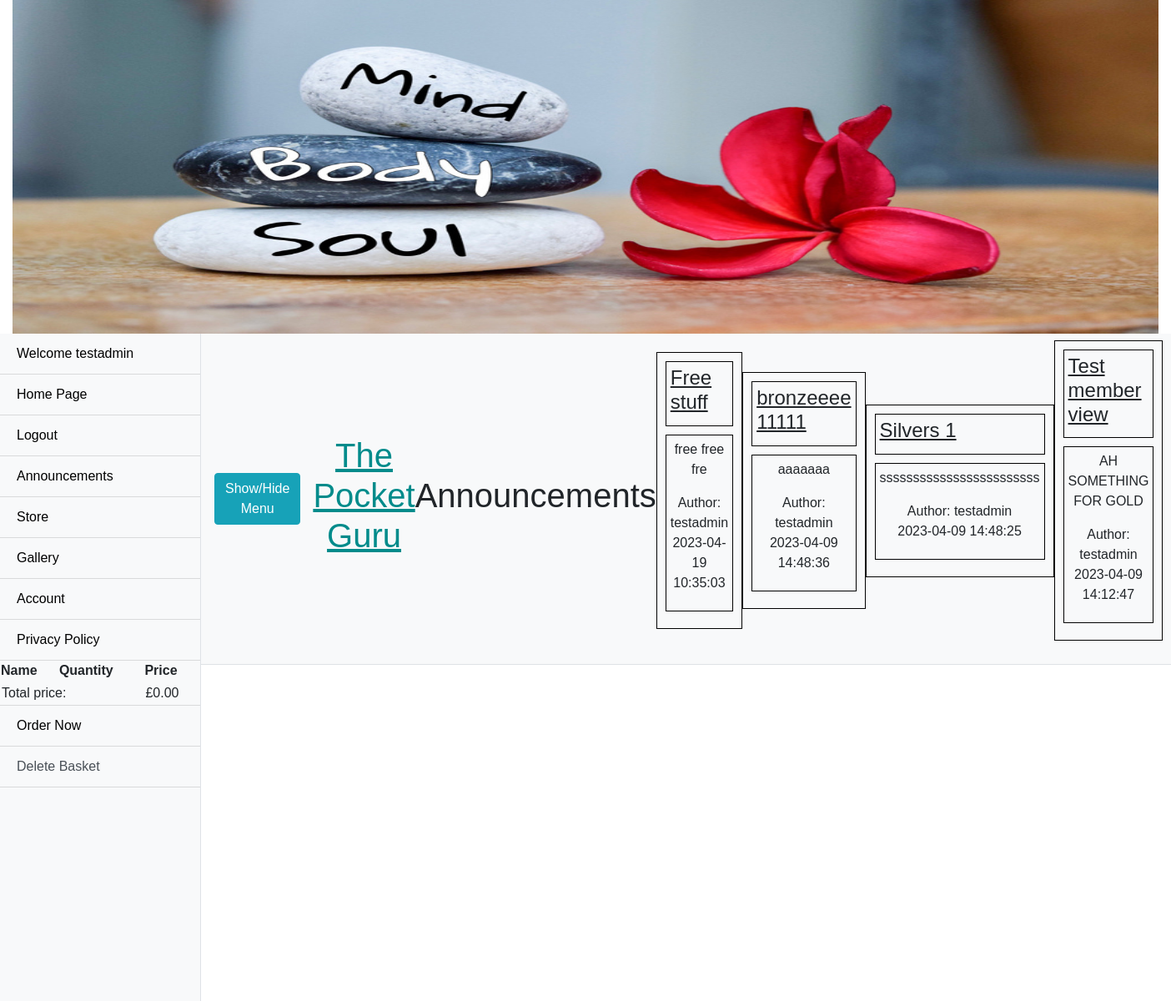
The app's page /announce.php (signed in) with its own data.
### tables this page shows
CREATE TABLE `posts` (
  `postId` int(11) UNSIGNED NOT NULL,
  `title` varchar(255) NOT NULL,
  `content` text NOT NULL,
  `created_at` timestamp NOT NULL DEFAULT CURRENT_TIMESTAMP,
  `userId` int(11) NOT NULL,
  `fileId` int(11) NOT NULL,
  `memberView` enum('free','bronze','silver','gold') NOT NULL
);

CREATE TABLE `users` (
  `userId` int(11) NOT NULL,
  `username` varchar(200) NOT NULL,
  `password` varchar(200) NOT NULL,
  `userRole` enum('user','admin','suspended') NOT NULL,
  `firstName` varchar(200) NOT NULL,
  `lastName` varchar(200) NOT NULL,
  `address1` varchar(200) NOT NULL,
  `address2` varchar(200) NOT NULL,
  `postCode` varchar(200) NOT NULL,
  `email` varchar(255) NOT NULL,
  `membership` enum('free','bronze','silver','gold') NOT NULL
);

### functions.php (the view, shortened to what this page needs)
<?php
function display_gold()
{
    include("./connect_db.php");
    $stmt = $db->prepare("select * from posts, users
                    where posts.userId = users.userId
                    order by created_at DESC");
    $stmt->execute();
    while ($row = $stmt->fetch(PDO::FETCH_ASSOC))
    {
        echo "<div style='border: 1px solid black; padding: 10px; margin-bottom: 20px;'>";
        echo "<div style='border: 1px solid black; padding: 5px; margin-bottom: 10px;'>";
        echo "<h4><u>" . $row['title'] . "</u><h4>";
        echo "</div>";
        if ($fileId = $row['fileId'] >= 1)
        {
            $image = $db->prepare("select * from files where fileId=:id");
            $image->execute(array(":id" => $row["fileId"]));
            $imagerow = $image->fetch(PDO::FETCH_ASSOC);
            echo "<div style='border: 1px solid black; padding: 5px; margin-bottom: 10px;'>";
            echo "<div style='display: inline-block; width: 100%; margin-right: 20px;'>";
            echo "<img src='images/" . $imagerow['fileName'] . "' style='float: right; margin: 0 0 10px 10px; max-width: 50%;'>";
            echo "<p class='text-left' style='margin: 0;'>";
            echo "<p class='text-left'>" . $row['content'] . "</p>";
            echo "</div>";
        }
        else
        {
            echo "<div style='border: 1px solid black; padding: 5px; margin-bottom: 10px;'>";
            echo "<p class='text-center'>" . $row['content'] . "</p>";
        }
        echo "<p class='text-center'>Author: " . $row['username'] .  "</br>" . $row['created_at'] . "</p>";
        echo "</div>";
        echo "</div>";
    }
    exit;
}

### css/simple-sidebar.css (style rules this page uses)
body { overflow-x: hidden; }

### style/mainstyle.css (style rules this page uses)
html, body { margin:0px; padding:0px; width:100%; }
body { font-family: helvetica, arial, sans-serif; }

### records on screen
posts: title "Free stuff", content "free free fre", userId.username "testadmin", created_at "2023-04-19 10:35:03"
posts: title "bronzeeee 11111", content "aaaaaaa", userId.username "testadmin", created_at "2023-04-09 14:48:36"
posts: title "Silvers 1", content "ssssssssssssssssssssssss", userId.username "testadmin", created_at "2023-04-09 14:48:25"
posts: title "Test member view", content "AH SOMETHING FOR GOLD", userId.username "testadmin", created_at "2023-04-09 14:12:47"

### other values on screen
$_SESSION['username'] "testadmin"
$total_price = "£" . number_format($total_price, 2) "£0.00"
